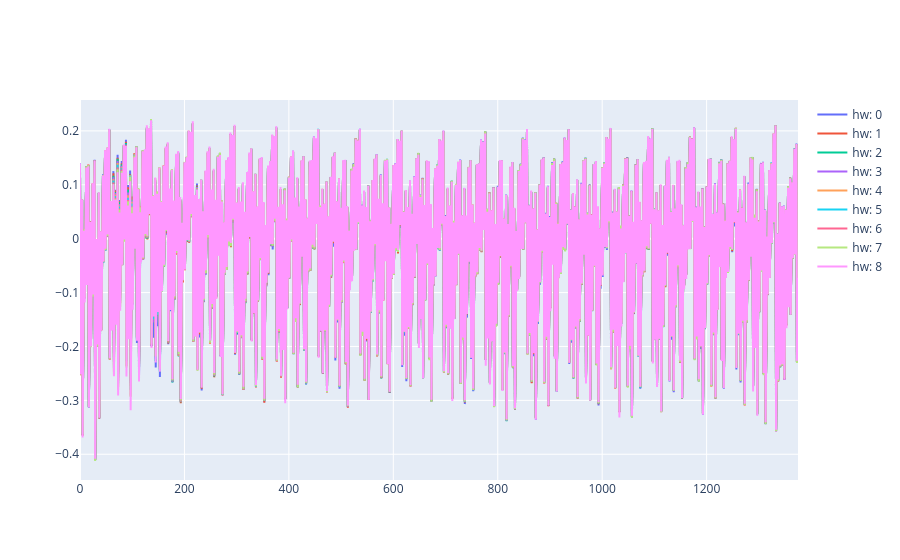

Notebook source saved alongside this figure:
### Code cell
fig = pgo.Figure()
for i, d in groups.items():
    fig.add_trace(pgo.Scatter(y=d, name=f"hw: {i}"))
fig.show()

### Figure 1 — Plotly figure (JSON) as saved in the notebook; plotly's stock layout.template omitted (floating-point values rounded to 4 significant figures; data arrays with more than 128 entries replaced by an {"elided": "..."} marker saying what was removed)
{"data": [{"name": "hw: 0", "type": "scatter", "y": {"elided": "1376 float values"}}, {"name": "hw: 1", "type": "scatter", "y": {"elided": "1376 float values"}}, {"name": "hw: 2", "type": "scatter", "y": {"elided": "1376 float values"}}, {"name": "hw: 3", "type": "scatter", "y": {"elided": "1376 float values"}}, {"name": "hw: 4", "type": "scatter", "y": {"elided": "1376 float values"}}, {"name": "hw: 5", "type": "scatter", "y": {"elided": "1376 float values"}}, {"name": "hw: 6", "type": "scatter", "y": {"elided": "1376 float values"}}, {"name": "hw: 7", "type": "scatter", "y": {"elided": "1376 float values"}}, {"name": "hw: 8", "type": "scatter", "y": {"elided": "1376 float values"}}], "layout": {}}
